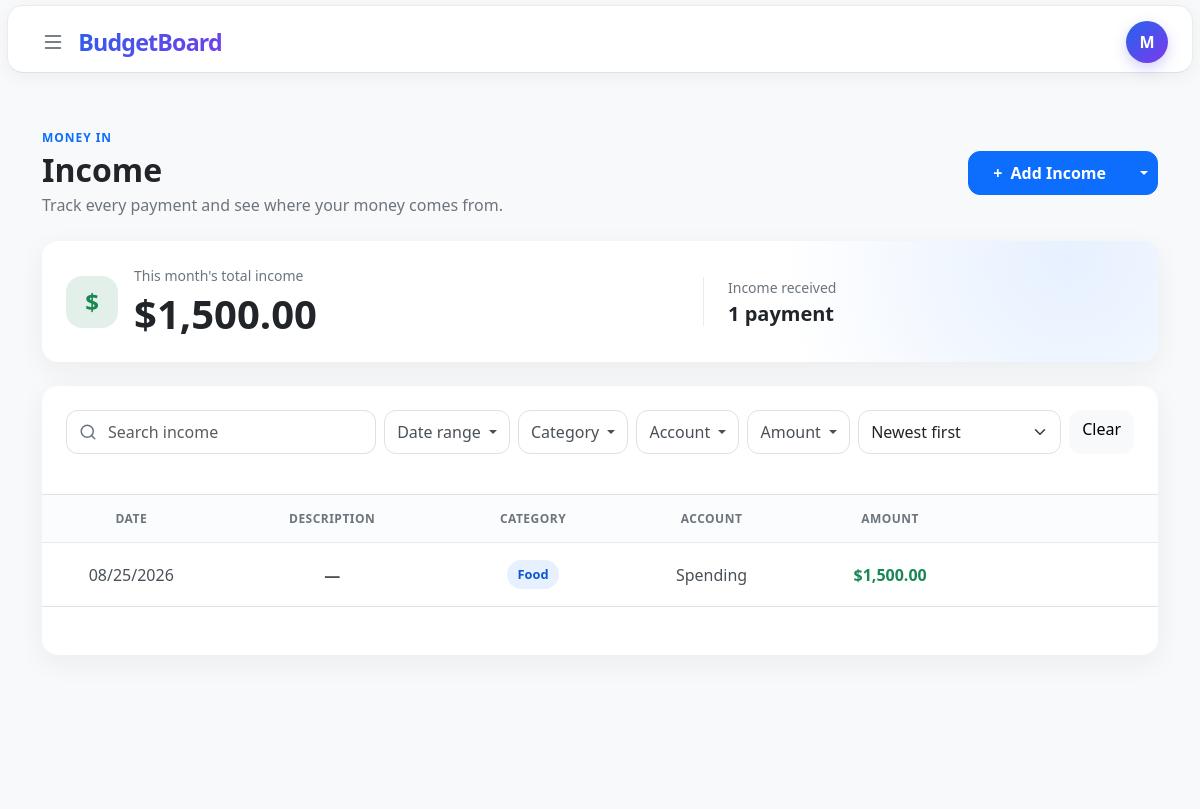
/income (signed in), run on the app's committed database.
### tables this page shows
CREATE TABLE income (
    id INTEGER PRIMARY KEY AUTOINCREMENT,
    user_id INTEGER NOT NULL,
    amount NUMERIC NOT NULL,
    category_id INTEGER NOT NULL,
    description TEXT,
    account_id INTEGER NOT NULL,
    date DATETIME NOT NULL DEFAULT CURRENT_TIMESTAMP,
    added_at DATETIME NOT NULL DEFAULT CURRENT_TIMESTAMP,

    FOREIGN KEY (user_id) REFERENCES users(id),
    FOREIGN KEY (category_id) REFERENCES categories(id),
    FOREIGN KEY (account_id) REFERENCES accounts(id)
);

CREATE TABLE categories (
    id INTEGER PRIMARY KEY AUTOINCREMENT,
    user_id INTEGER NOT NULL,
    name TEXT NOT NULL COLLATE NOCASE,
    type TEXT NOT NULL CHECK (
        type IN ('income', 'expense')
    ),
    created_at DATETIME NOT NULL DEFAULT CURRENT_TIMESTAMP,

    FOREIGN KEY (user_id) REFERENCES users(id),
    UNIQUE (user_id, name, type)
);

CREATE TABLE accounts(
    id INTEGER PRIMARY KEY AUTOINCREMENT,
    user_id INTEGER NOT NULL,
    name TEXT NOT NULL,
    type TEXT NOT NULL CHECK (
        type IN (
            'checking',
            'savings',
            'cash',
            'credit card',
            'investment',
            'other'
        )
    ),
    bank TEXT,
    created_at DATETIME NOT NULL DEFAULT CURRENT_TIMESTAMP, active INTEGER NOT NULL DEFAULT 1
CHECK (active IN (0, 1)),

    FOREIGN KEY (user_id) REFERENCES users(id)
);

### app.py (the view, shortened to what this page needs)
@app.route("/income", defaults={"limit": "10"}, methods=["GET", "POST"])
@app.route("/income/<limit>", methods=["GET", "POST"])
@login_required
def income(limit):
    action = (request.form.get("action") or "").strip()
    if request.method == "GET":
        process_recurrent_events(db, session["user_id"])
    return transaction_page(db, "income", limit)

### templates/income.html (shortened to what this page needs)
{% extends "layout.html" %}
{% from "_transaction_rows.html" import transaction_rows %}
{% block main %}
    <section class="income-page py-4 py-lg-5">
        <div class="container-xl">
            <div class="d-flex flex-column flex-sm-row align-items-sm-center justify-content-between gap-3 mb-4">
                <div>
                    <p class="income-eyebrow mb-1">Money in</p>
                    <h1 class="h2 fw-bold mb-1">Income</h1>
                    <p class="text-secondary mb-0">Track every payment and see where your money comes from.</p>
                </div>
                <div class="btn-group income-add-group align-self-start align-self-sm-center">
                    <button
                        class="btn btn-primary px-4"
                        type="button"
                        data-bs-toggle="modal"
                        data-bs-target="#addTransactionModal"
                    >
                        <span class="me-1" aria-hidden="true">+</span> Add Income
                    </button>
                    <button
                        class="btn btn-primary dropdown-toggle dropdown-toggle-split"
                        type="button"
                        data-bs-toggle="dropdown"
                        aria-expanded="false"
                    >
                    </button>
                </div>
            </div>
            <div class="card income-summary-card border-0 mb-4">
                <div class="card-body p-4">
                    <div class="row align-items-center g-4">
                        <div class="col-sm-7">
                            <div class="d-flex align-items-center gap-3">
                                <div class="income-summary-icon" aria-hidden="true">$</div>
                                <div>
                                    <p class="text-secondary small mb-1">This month's total income</p>
                                    <p class="display-6 fw-bold mb-0">{{ summary["total"] | usd }}</p>
                                </div>
                            </div>
                        </div>
                        <div class="col-sm-5">
                            <div class="income-summary-detail ps-sm-4">
                                <p class="text-secondary small mb-1">Income received</p>
                                <p class="h5 fw-semibold mb-0">
                                    {{ summary["count"] }}
                                    {{ "payment" if summary["count"] == 1 else "payments" }}
                                </p>
                            </div>
                        </div>
                    </div>
                </div>
            </div>
            <div class="card income-list-card border-0" id="transaction-results-card">
                <div class="card-body p-0">
                    <form
                        id="transaction-filter-form"
                        class="p-3 p-lg-4 border-bottom"
                        action="{{ url_for('income') }}"
                        method="get"
                    >
                        <div class="row g-2 align-items-center">
                            <div class="col-12 col-xl">
                                <div class="input-group income-search">
                                    <span class="input-group-text bg-white border-end-0 text-secondary" aria-hidden="true">
                                        <svg width="18" height="18" viewBox="0 0 24 24" fill="none" stroke="currentColor" stroke-width="2" stroke-linecap="round" stroke-linejoin="round">
                                            <circle cx="11" cy="11" r="8"></circle>
                                            <path d="m21 21-4.35-4.35"></path>
                                        </svg>
                                    </span>
                                    <input
                                        class="form-control border-start-0 ps-0"
                                        id="transaction-search-input"
                                        name="q"
                                        type="search"
                                        value="{{ filters['q'] }}"
                                        placeholder="Search income"
                                        aria-label="Search income"
                                    >
                                </div>
                            </div>
                            <div class="col-6 col-sm-auto dropdown">
                                <button class="btn btn-outline-secondary w-100 dropdown-toggle" type="button" data-bs-toggle="dropdown" data-bs-auto-close="outside" aria-expanded="false">
                                    Date range
                                </button>
                            </div>
                            <div class="col-6 col-sm-auto dropdown">
                                <button class="btn btn-outline-secondary w-100 dropdown-toggle" type="button" data-bs-toggle="dropdown" data-bs-auto-close="outside" aria-expanded="false">
                                    Category
                                </button>
                            </div>
                            <div class="col-6 col-sm-auto dropdown">
                                <button class="btn btn-outline-secondary w-100 dropdown-toggle" type="button" data-bs-toggle="dropdown" data-bs-auto-close="outside" aria-expanded="false">
                                    Account
                                </button>
                            </div>
                            <div class="col-6 col-sm-auto dropdown">
                                <button class="btn btn-outline-secondary w-100 dropdown-toggle" type="button" data-bs-toggle="dropdown" data-bs-auto-close="outside" aria-expanded="false">
                                    Amount
                                </button>
                            </div>
                            <div class="col-12 col-sm-auto">
                                <select class="form-select income-sort-select" id="income-sort" name="sort">
                                    <option value="newest" {% if filters["sort"] == "newest" %}selected{% endif %}>Newest first</option>
                                </select>
                            </div>
                            <div class="col-12 col-sm-auto">
                                <a
                                    class="btn btn-light w-100 income-filter-clear"
                                    id="transaction-filter-clear"
                                    href="{{ url_for('income') }}"
                                >
                                    Clear
                                </a>
                            </div>
                        </div>
                    </form>
                    <div class="table-responsive">
                        <table class="table income-table align-middle mb-0">
                            <colgroup>
                                <col class="income-col-standard">
                                <col class="income-col-description">
                                <col class="income-col-standard">
                                <col class="income-col-account">
                                <col class="income-col-standard">
                                <col class="income-col-actions">
                            </colgroup>
                            <thead>
                                <tr>
                                    <th scope="col">Date</th>
                                    <th scope="col">Description</th>
                                    <th scope="col">Category</th>
                                    <th scope="col">Account</th>
                                    <th class="income-amount-column" scope="col">Amount</th>
                                    <th class="transaction-action-column" scope="col">
                                    </th>
                                </tr>
                            </thead>
                            <tbody id="transaction-results-body">
                                {{ transaction_rows(
                                    entries,
                                    accounts,
                                    transaction_page_url,
                                    transaction_amount_class,
                                    transaction_empty_message,
                                    "income-category-options"
                                ) }}
                            </tbody>
                        </table>
                    </div>
                    <div class="text-center p-4 border-top" id="transaction-pagination">
                    </div>
                </div>
            </div>
        </div>
    </section>
{% endblock %}

### templates/_transaction_rows.html (shortened to what this page needs)
{% macro transaction_rows(entries, accounts, transaction_page_url, amount_class, empty_message, category_list_id) %}
    {% for entry in entries %}
        {% set editor_target = '.transaction-item-' ~ entry['id'] %}
        <tr class="transaction-row">
            <td>
                <div class="collapse show {{ editor_target[1:] }}">
                    <span class="text-nowrap">{{ entry["display_date"] }}</span>
                </div>
            </td>
            <td>
                <div class="collapse show {{ editor_target[1:] }}">
                    <span class="fw-semibold">{{ entry["description"] or "—" }}</span>
                </div>
            </td>
            <td>
                <div class="collapse show {{ editor_target[1:] }}">
                    <span class="income-category">{{ entry["category"] }}</span>
                </div>
            </td>
            <td>
                <div class="collapse show {{ editor_target[1:] }}">
                    {{ entry["account"] }}
                </div>
            </td>
            <td class="income-amount-column fw-semibold {{ amount_class }}">
                <div class="collapse show {{ editor_target[1:] }}">
                    {{ entry["amount"] | usd }}
                </div>
            </td>
            <td class="transaction-action-column">
                <div class="collapse show {{ editor_target[1:] }}">
                </div>
            </td>
        </tr>
    {% else %}
        <tr>
            <td class="text-center text-secondary py-5" colspan="6">
                {{ empty_message }}
            </td>
        </tr>
    {% endfor %}
{% endmacro %}

### data on the page
income: display_date "08/25/2026", entry "—", category "Food", account "Spending", amount "$1,500.00"

### other printed values
{{ session.get("username", "U")[0] | upper }} "M"
{{ summary["total"] | usd }} "$1,500.00"
{{ summary["count"] }} "1"
{{ "payment" if summary["count"] == 1 else "payments" }} "payment"
